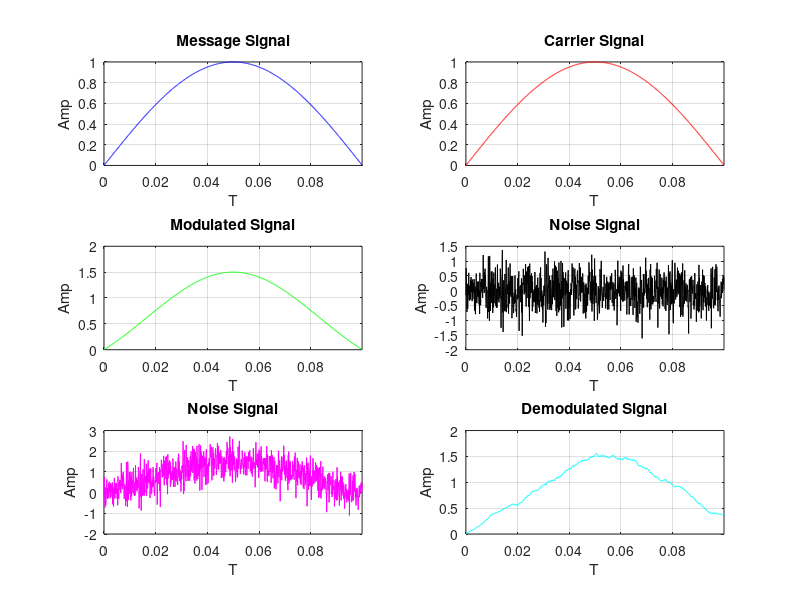
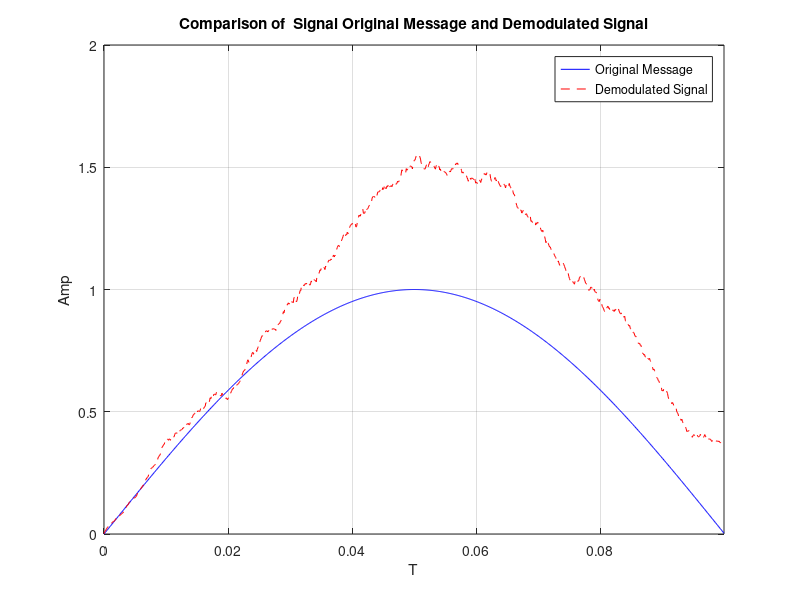

These figures' MATLAB source, in order:
clc; clear all; close all;

f_msg = input('Freq of msg Signal: ');
f_carr = input('Freq of carr Signal: ');

Fs = 10000;
n = 1000;
t = (0:n-1)/Fs;

%msgS = sin(2*pi*f_msg*t);
%carrS = sin(2*pi*f_msg*t);
%modS = (1 + 0.5 * msgS) .* carrS;
%noise = 0.5 * randn(size(t));
%modNoiseS = modS + noise;

msgS = sin(2*pi*f_msg*t);
subplot(3,2,1);
plot(t,msgS, 'b');
xlabel('T');ylabel('Amp');
title('Message Signal');
grid on; xlim([0 max(t)]);

carrS = sin(2*pi*f_carr*t);
subplot(3,2,2);
plot(t,carrS, 'r');
xlabel('T');ylabel('Amp');
title('Carrier Signal');
grid on; xlim([0 max(t)]);

modS = (1 + 0.5 * msgS) .* carrS;
subplot(3,2,3);
plot(t,modS, 'g');
xlabel('T');ylabel('Amp');
title('Modulated Signal');
grid on; xlim([0 max(t)]);

noise = 0.5 * randn(size(t));
subplot(3,2,4);
plot(t,noise, 'k');
xlabel('T');ylabel('Amp');
title('Noise Signal');
grid on; xlim([0 max(t)]);

modNoiseS = modS + noise;
subplot(3,2,5);
plot(t,modNoiseS, 'm');
xlabel('T');ylabel('Amp');
title('Noise Signal');
grid on; xlim([0 max(t)]);


env = abs(modNoiseS);
fig=100;
b = (1/fig) * ones(1,fig);
a = 1;

demodS = filter(b,a,env);
subplot(3,2,6);
plot(t,demodS, 'c');
xlabel('T');ylabel('Amp');
title('Demodulated Signal');
grid on; xlim([0 max(t)]);


figure;
plot(t,msgS, 'b', t, demodS, 'r--');
legend('Original Message', 'Demodulated Signal');
xlabel('T');ylabel('Amp');
title('Comparison of  Signal Original Message and Demodulated Signal');
grid on; xlim([0 max(t)]);
